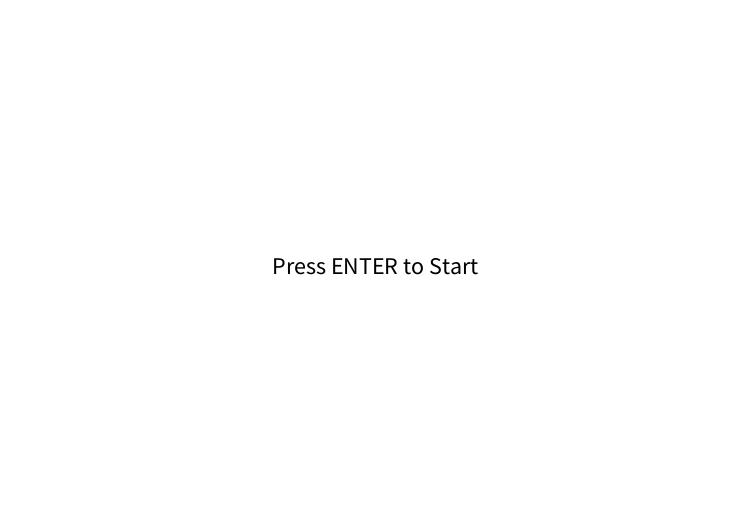
Frame 1 (no input)
Frame 60 (the mouse pressed at the canvas centre just before this capture): identical to frame 1, image omitted
Frame 120 (the mouse held since frame 60 and released just before this capture): identical to frame 1, image omitted

The Processing sketch that drew this single still picture (run headless with seeded random() and noise(); from frame 60 on, the mouse is pressed at the canvas centre):

// Processing sketch: SE2011_Lab03_IT23840850
// ── SE2011_Lab03_IT23840850.pde
// -------- BALL --------
float x = 200 , y = 100;
float speedx = 4 , speedy = 3;
float r = 10;

// -------- PADDLE --------
float paddlex;
float paddley;
float pwidth = 120;
float pheight = 10;
float step = 30;

// -------- GAME CONTROL --------
boolean trails = false;

int state = 0;
int startTime;
int duration = 30;
int score = 0;
float gameSpeed = 1;

void setup() {
  size(750, 530);
  paddlex = width/2;
  paddley = height - 30;
}

void draw() {

  // -------- START SCREEN --------
  if (state == 0) {
    background(255);
    fill(0);
    textAlign(CENTER, CENTER);
    textSize(24);
    text("Press ENTER to Start", width/2, height/2);
    return;
  }

  // -------- PLAY SCREEN --------
  if (state == 1) {

    // ⭐ FIXED TRAIL SYSTEM ⭐
    if (!trails) {
      background(255);
    } else {
      // Clear entire screen with transparency
      fill(255, 40);
      noStroke();
      rectMode(CORNER);
      rect(0, 0, width, height);
    }

    // -------- TIMER --------
    int elapsed = (millis() - startTime) / 1000;
    int left = duration - elapsed;

    fill(0);
    textSize(18);
    textAlign(LEFT, TOP);
    text("Time Left: " + left, 20, 20);
    text("Score: " + score, 20, 40);
    text("Speed: " + nf(gameSpeed,1,2), 20, 60);

    if (left <= 0) {
      state = 2;
    }

    // -------- MOVE BALL --------
    x += speedx * gameSpeed;
    y += speedy * gameSpeed;

    // WALL BOUNCE
    if (x > width - r || x < r) speedx *= -1;
    if (y < r) speedy *= -1;

    // GAME OVER
    if (y > height) {
      state = 2;
    }

    // -------- PADDLE COLLISION --------
    if (y + r > paddley &&
        x > paddlex - pwidth/2 &&
        x < paddlex + pwidth/2) {

      speedy *= -1;
      y = paddley - r;
      score += 5;
    }

    // -------- DRAW BALL --------
    fill(#8100D1);
    noStroke();
    ellipse(x, y, r*2, r*2);

    // -------- DRAW PADDLE --------
    fill(0);
    rectMode(CENTER);
    rect(paddlex, paddley, pwidth, pheight, 8);

    paddlex = constrain(paddlex,
                        pwidth/2,
                        width - pwidth/2);
  }

  // -------- END SCREEN --------
  if (state == 2) {
    background(255);
    fill(0);
    textAlign(CENTER, CENTER);
    textSize(24);

    text("Game Over!\nScore: " + score +
         "\nSpeed: " + nf(gameSpeed,1,2) +
         "\nPress R to Restart", width/2, height/2);
  }
}

void keyPressed() {

  // START GAME
  if (state == 0 && keyCode == ENTER) {
    state = 1;
    startTime = millis();
  }

  // RESET GAME
  if (state == 2 && (key == 'r' || key == 'R')) {
    state = 0;
    x = 100;
    y = 100;
    score = 0;
    gameSpeed = 1;
  }

  // TRAILS TOGGLE
  if (key == 't' || key == 'T') {
    trails = !trails;
  }

  // SPEED CONTROL
  if (key == '+') {
    gameSpeed += 0.2;
  }

  if (key == '-') {
    gameSpeed -= 0.2;
    if (gameSpeed < 0.2) gameSpeed = 0.2;
  }

  // PADDLE MOVE
  if (state == 1) {
    if (keyCode == RIGHT) paddlex += step * gameSpeed;
    if (keyCode == LEFT)  paddlex -= step * gameSpeed;
  }
}
